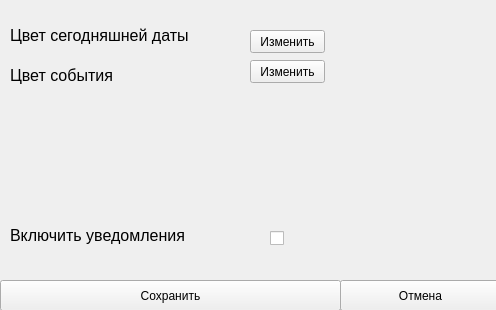
<?xml version="1.0" encoding="UTF-8"?>
<ui version="4.0">
 <class>MainWindow</class>
 <widget class="QMainWindow" name="MainWindow">
  <property name="geometry">
   <rect>
    <x>0</x>
    <y>0</y>
    <width>496</width>
    <height>310</height>
   </rect>
  </property>
  <property name="windowTitle">
   <string>Настройки</string>
  </property>
  <widget class="QWidget" name="centralwidget">
   <widget class="QLabel" name="label">
    <property name="geometry">
     <rect>
      <x>10</x>
      <y>20</y>
      <width>221</width>
      <height>31</height>
     </rect>
    </property>
    <property name="font">
     <font>
      <pointsize>12</pointsize>
     </font>
    </property>
    <property name="text">
     <string>Цвет сегодняшней даты</string>
    </property>
   </widget>
   <widget class="QLabel" name="label_2">
    <property name="geometry">
     <rect>
      <x>10</x>
      <y>60</y>
      <width>181</width>
      <height>31</height>
     </rect>
    </property>
    <property name="font">
     <font>
      <pointsize>12</pointsize>
     </font>
    </property>
    <property name="text">
     <string>Цвет события</string>
    </property>
   </widget>
   <widget class="QPushButton" name="btnDateChange">
    <property name="geometry">
     <rect>
      <x>250</x>
      <y>30</y>
      <width>75</width>
      <height>23</height>
     </rect>
    </property>
    <property name="text">
     <string>Изменить</string>
    </property>
   </widget>
   <widget class="QPushButton" name="btnColorChange">
    <property name="geometry">
     <rect>
      <x>250</x>
      <y>60</y>
      <width>75</width>
      <height>23</height>
     </rect>
    </property>
    <property name="text">
     <string>Изменить</string>
    </property>
   </widget>
   <widget class="QLabel" name="label_3">
    <property name="geometry">
     <rect>
      <x>10</x>
      <y>220</y>
      <width>221</width>
      <height>31</height>
     </rect>
    </property>
    <property name="font">
     <font>
      <pointsize>12</pointsize>
     </font>
    </property>
    <property name="text">
     <string>Включить уведомления</string>
    </property>
   </widget>
   <widget class="QCheckBox" name="checkBox">
    <property name="geometry">
     <rect>
      <x>270</x>
      <y>230</y>
      <width>70</width>
      <height>17</height>
     </rect>
    </property>
    <property name="text">
     <string/>
    </property>
   </widget>
   <widget class="QPushButton" name="btnSave">
    <property name="geometry">
     <rect>
      <x>0</x>
      <y>280</y>
      <width>341</width>
      <height>31</height>
     </rect>
    </property>
    <property name="text">
     <string>Сохранить</string>
    </property>
   </widget>
   <widget class="QPushButton" name="btnCancel">
    <property name="geometry">
     <rect>
      <x>340</x>
      <y>280</y>
      <width>161</width>
      <height>31</height>
     </rect>
    </property>
    <property name="text">
     <string>Отмена</string>
    </property>
   </widget>
  </widget>
 </widget>
 <resources/>
 <connections/>
</ui>
